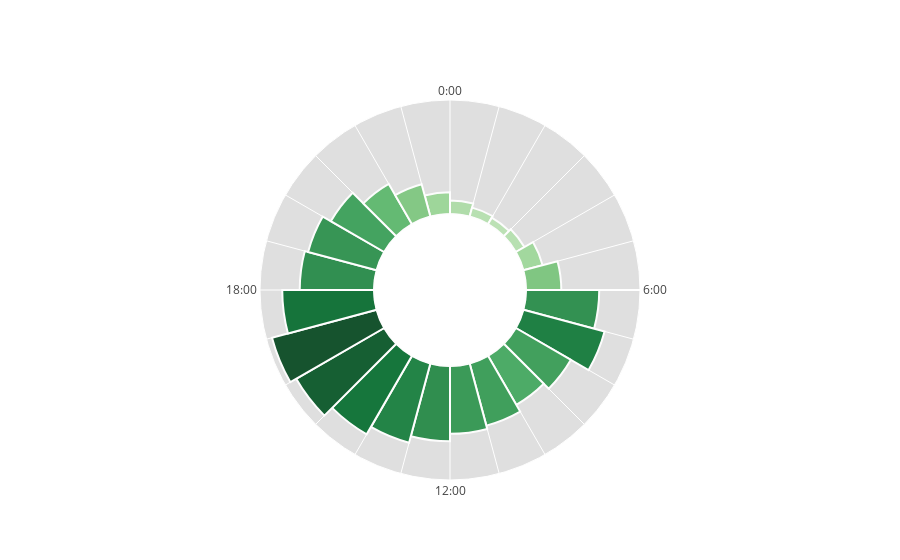

The code cell stored with this chart in its notebook:
### Code cell
# sn_processing['Date'] = sn_processing['StartTime'].dt.date
days = gm_processing.groupby(['Date','StartHour']).agg({'TripID':'count'}).reset_index()
dfplot = days.groupby('StartHour').agg({'TripID':'mean'},).reset_index().rename(columns={'TripID':'AvgDemand'})

custom_green_scale = generate_custom_colorscale(24,'Greens', dark_start=True)

r = dfplot['AvgDemand'].tolist()
theta = np.arange(0,360,15)
width = [15]*24

ticktexts = [str(i)+":00" if i % 6 == 0 else '' for i in np.arange(24)]

fig = go.Figure(go.Barpolar(
    r=r,
    theta=[i-7.5 for i in theta],
    width=width,
    marker_color=dfplot['AvgDemand'],
    marker_colorscale=custom_green_scale,
    marker_line_color="white",
    marker_line_width=2,
    opacity=0.9
))

fig.update_layout(
    template=None,
    polar=dict(
        hole=0.4,
        bgcolor='rgb(223, 223,223)',
        radialaxis=dict(
            showticklabels=False,
            ticks='',
            linewidth=2,
            linecolor='white',
            showgrid=False,
        ),
        angularaxis=dict(
            tickvals=[i for i in theta],
            ticktext=ticktexts,
            showline=True,
            direction='clockwise',
            period=24,
            linecolor='white',
            gridcolor='white',
            showticklabels=True,
            ticks=''
        )
    )
)

fig.show()

### Figure 1 — Plotly figure (JSON) as saved in the notebook; plotly's stock layout.template omitted (floating-point values rounded to 4 significant figures)
{"data": [{"marker": {"color": [11.04, 6.891, 4.707, 3.826, 5, 10.03, 17.86, 37.04, 42.51, 32.18, 28.63, 32.57, 34.3, 38.1, 41.54, 45.87, 51.41, 54.78, 46.41, 37.58, 35.87, 31.17, 23.52, 16.96], "colorscale": [[0, "rgb(184,226,177)"], [0.04348, "rgb(174,222,168)"], [0.08696, "rgb(165,218,159)"], [0.1304, "rgb(154,214,149)"], [0.1739, "rgb(144,209,141)"], [0.2174, "rgb(133,204,132)"], [0.2609, "rgb(122,198,123)"], [0.3043, "rgb(110,193,115)"], [0.3478, "rgb(97,186,108)"], [0.3913, "rgb(86,181,103)"], [0.4348, "rgb(73,175,97)"], [0.4783, "rgb(62,168,91)"], [0.5217, "rgb(55,160,85)"], [0.5652, "rgb(47,152,78)"], [0.6087, "rgb(40,145,73)"], [0.6522, "rgb(33,137,67)"], [0.6957, "rgb(24,129,61)"], [0.7391, "rgb(15,122,55)"], [0.7826, "rgb(6,114,48)"], [0.8261, "rgb(0,107,43)"], [0.8696, "rgb(0,97,39)"], [0.913, "rgb(0,87,35)"], [0.9565, "rgb(0,77,30)"], [1, "rgb(0,68,27)"]], "line": {"color": "white", "width": 2}}, "opacity": 0.9, "r": [11.04, 6.891, 4.707, 3.826, 5, 10.03, 17.86, 37.04, 42.51, 32.18, 28.63, 32.57, 34.3, 38.1, 41.54, 45.87, 51.41, 54.78, 46.41, 37.58, 35.87, 31.17, 23.52, 16.96], "theta": [-7.5, 7.5, 22.5, 37.5, 52.5, 67.5, 82.5, 97.5, 112.5, 127.5, 142.5, 157.5, 172.5, 187.5, 202.5, 217.5, 232.5, 247.5, 262.5, 277.5, 292.5, 307.5, 322.5, 337.5], "type": "barpolar", "width": [15, 15, 15, 15, 15, 15, 15, 15, 15, 15, 15, 15, 15, 15, 15, 15, 15, 15, 15, 15, 15, 15, 15, 15]}], "layout": {"polar": {"angularaxis": {"direction": "clockwise", "gridcolor": "white", "linecolor": "white", "period": 24, "showline": true, "showticklabels": true, "ticks": "", "ticktext": ["0:00", "", "", "", "", "", "6:00", "", "", "", "", "", "12:00", "", "", "", "", "", "18:00", "", "", "", "", ""], "tickvals": [0, 15, 30, 45, 60, 75, 90, 105, 120, 135, 150, 165, 180, 195, 210, 225, 240, 255, 270, 285, 300, 315, 330, 345]}, "bgcolor": "rgb(223, 223,223)", "hole": 0.4, "radialaxis": {"linecolor": "white", "linewidth": 2, "showgrid": false, "showticklabels": false, "ticks": ""}}}}
